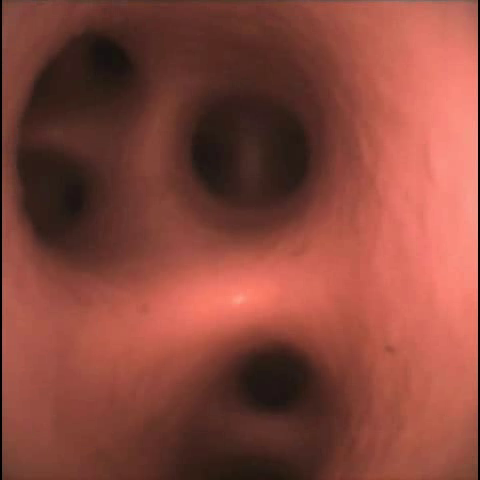
#> input picture lung_dataset/images/00000026.jpg, 480 x 480 px, found by its file name; its folder holds 4 pictures in this run
$ python undistorted_1fold.py
#> lines starting #> are read from the running program, lines starting #| are printed output that depends on the picture
import numpy as np
from PIL import Image
import os
import matplotlib.pyplot as plt

# ------------------------------
# 畸变参数和内参 (与 C++ 代码一致)
# ------------------------------
# 畸变参数：k1, k2, p1, p2
k1 = 0.0237323472870419
k2 = -0.320432607152857
p1 = 0.00019359
p2 = 0

# 相机内参
fx = 447.679079249249
fy = 448.768431364843
cx = 252.560061902772
cy = 233.658637132913

# ------------------------------
# 输入和输出目录
# ------------------------------
input_dir = "lung_dataset/images"  # 输入图像目录
output_dir = "lung_dataset/undistorted_images"  # 输出图像目录
os.makedirs(output_dir, exist_ok=True)  # 确保输出目录存在

# ------------------------------
# 批处理图像
# ------------------------------
for image_file in os.listdir(input_dir):
    if not image_file.lower().endswith(('.png', '.jpg', '.jpeg', '.bmp', '.tiff')):
        continue  # 跳过非图像文件

    input_path = os.path.join(input_dir, image_file)
    output_path = os.path.join(output_dir, image_file)

    # 读取彩色图像
    img = Image.open(input_path)
#> img is the input picture: PIL image 480x480 RGB; mean R, G, B 135.8, 70.6, 59.5
    img_np = np.array(img)
    rows, cols, _ = img_np.shape  # 获取彩色图像的维度
#> rows = 480; cols = 480

    # ------------------------------
    # 构建像素网格 (u, v)
    # ------------------------------
    u, v = np.meshgrid(np.arange(cols), np.arange(rows))

    # ------------------------------
    # 计算归一化坐标 (x, y)
    # ------------------------------
    x = (u - cx) / fx
    y = (v - cy) / fy

    # ------------------------------
    # 计算径向距离 r 并根据公式计算畸变后的坐标
    # ------------------------------
    r = np.sqrt(x**2 + y**2)

    # 根据公式计算去畸变前的归一化坐标（x_distorted, y_distorted）
    x_distorted = x * (1 + k1 * r**2 + k2 * r**4) + 2 * p1 * x * y + p2 * (r**2 + 2 * x**2)
    y_distorted = y * (1 + k1 * r**2 + k2 * r**4) + p1 * (r**2 + 2 * y**2) + 2 * p2 * x * y

    # 将去畸变后的归一化坐标映射回像素坐标 (u_distorted, v_distorted)
    u_distorted = fx * x_distorted + cx
    v_distorted = fy * y_distorted + cy

    # ------------------------------
    # 最近邻插值：将每个像素位置对应到畸变图像上的位置
    # ------------------------------
    u_distorted_nn = np.round(u_distorted).astype(np.int32)
    v_distorted_nn = np.round(v_distorted).astype(np.int32)

    # 创建一个与原图尺寸相同的空白图像，用于存放去畸变后的结果
    undistorted = np.zeros_like(img_np)

    # 只对落在图像范围内的像素赋值
    mask = (u_distorted_nn >= 0) & (u_distorted_nn < cols) & (v_distorted_nn >= 0) & (v_distorted_nn < rows)
    undistorted[mask] = img_np[v_distorted_nn[mask], u_distorted_nn[mask]]
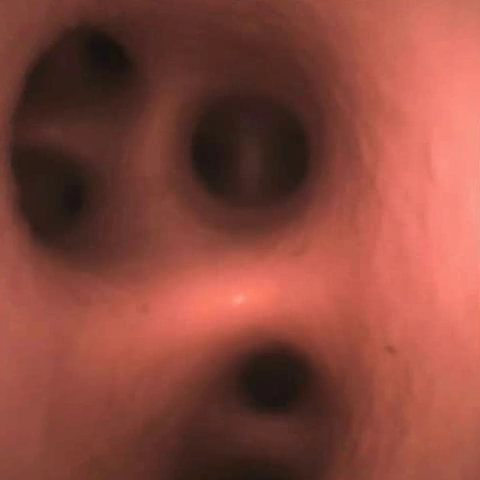
#> undistorted: shape (480, 480, 3); mean R, G, B 137.1, 71, 59.9

    # ------------------------------
    # 保存去畸变后的图像
    # ------------------------------
    undistorted_img = Image.fromarray(undistorted)
    undistorted_img.save(output_path)

    print(f"已处理并保存图像：{output_path}")
#> pass 2 of the loop `for image_file in os.listdir(input_dir):`:
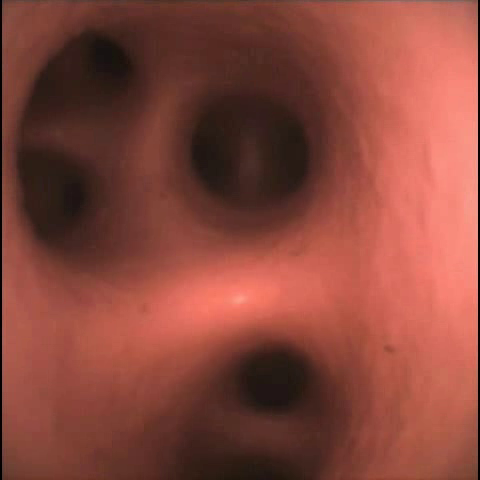
#> input picture lung_dataset/images/00000028.jpg, 480 x 480 px, found by its file name
#> img is the input picture: PIL image 480x480 RGB; mean R, G, B 135.6, 70.4, 59.3
#> `undistorted[mask] = img_np[v_distorted_nn[mask], u_distorted_nn[mask]]`:
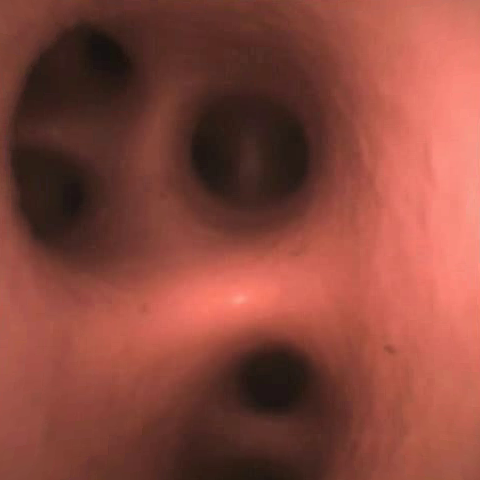
#> undistorted: shape (480, 480, 3); mean R, G, B 136.9, 70.9, 59.7
#> pass 3 of the loop `for image_file in os.listdir(input_dir):`:
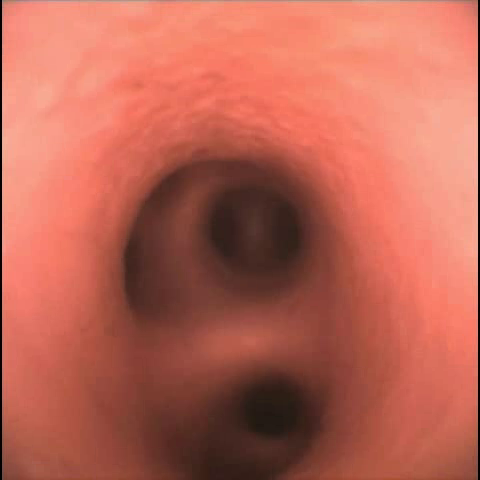
#> input picture lung_dataset/images/00000085.jpg, 480 x 480 px, found by its file name
#> img is the input picture: PIL image 480x480 RGB; mean R, G, B 186.9, 100.7, 84.6
#> `undistorted[mask] = img_np[v_distorted_nn[mask], u_distorted_nn[mask]]`:
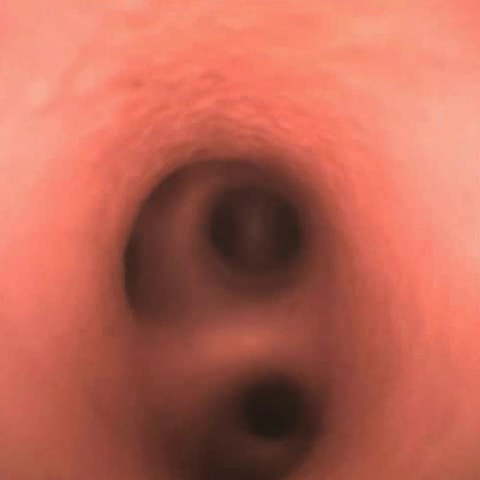
#> undistorted: shape (480, 480, 3); mean R, G, B 189.4, 101.9, 85.4
#> the loop made 4 passes; the first 3 are shown

print("批处理完成！所有去畸变图像已保存到 lung_dataset/undistorted_images 目录中。")
